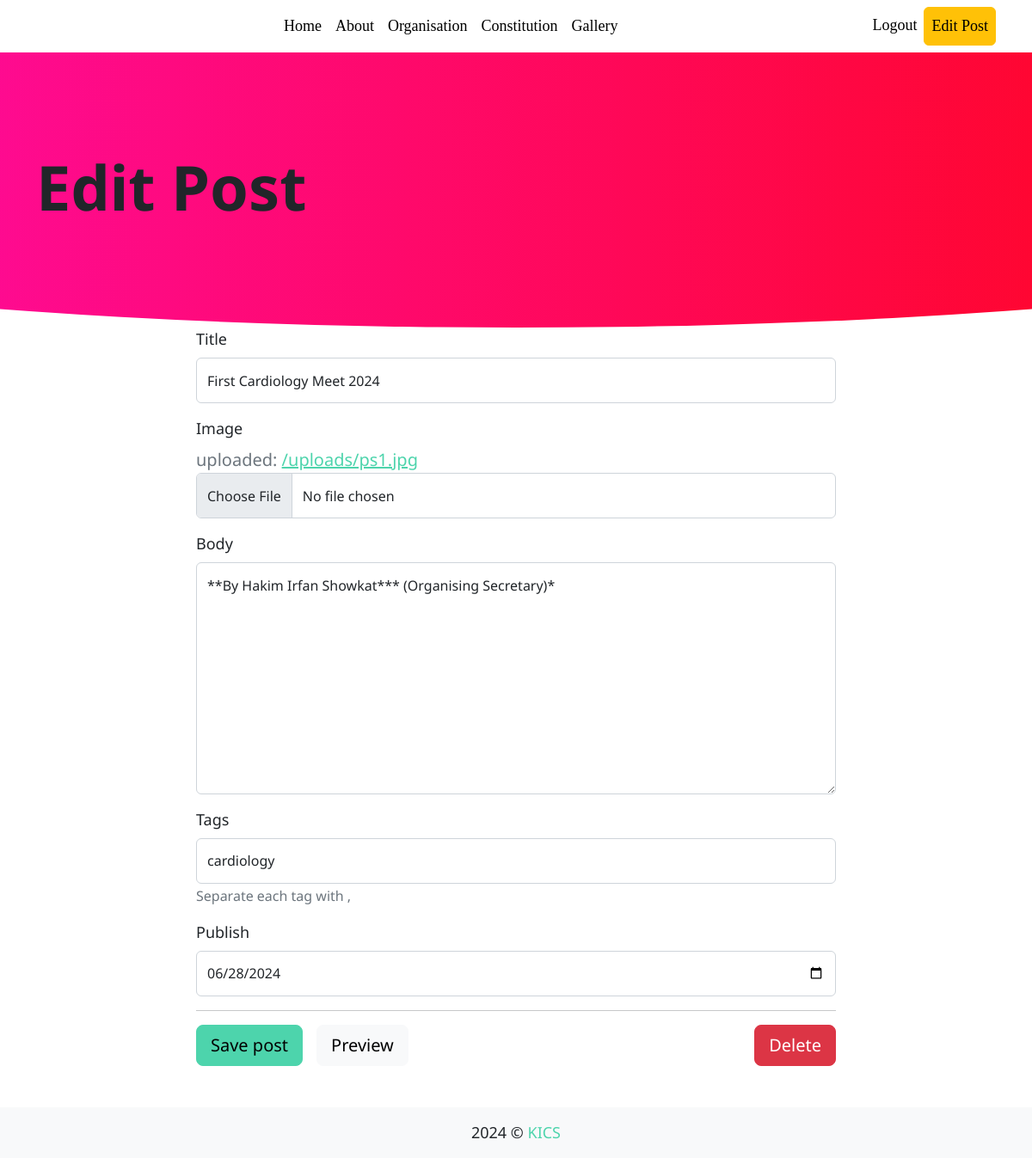
Before: /first-cardiology-meet-2024/edit (signed in) with the older database file.
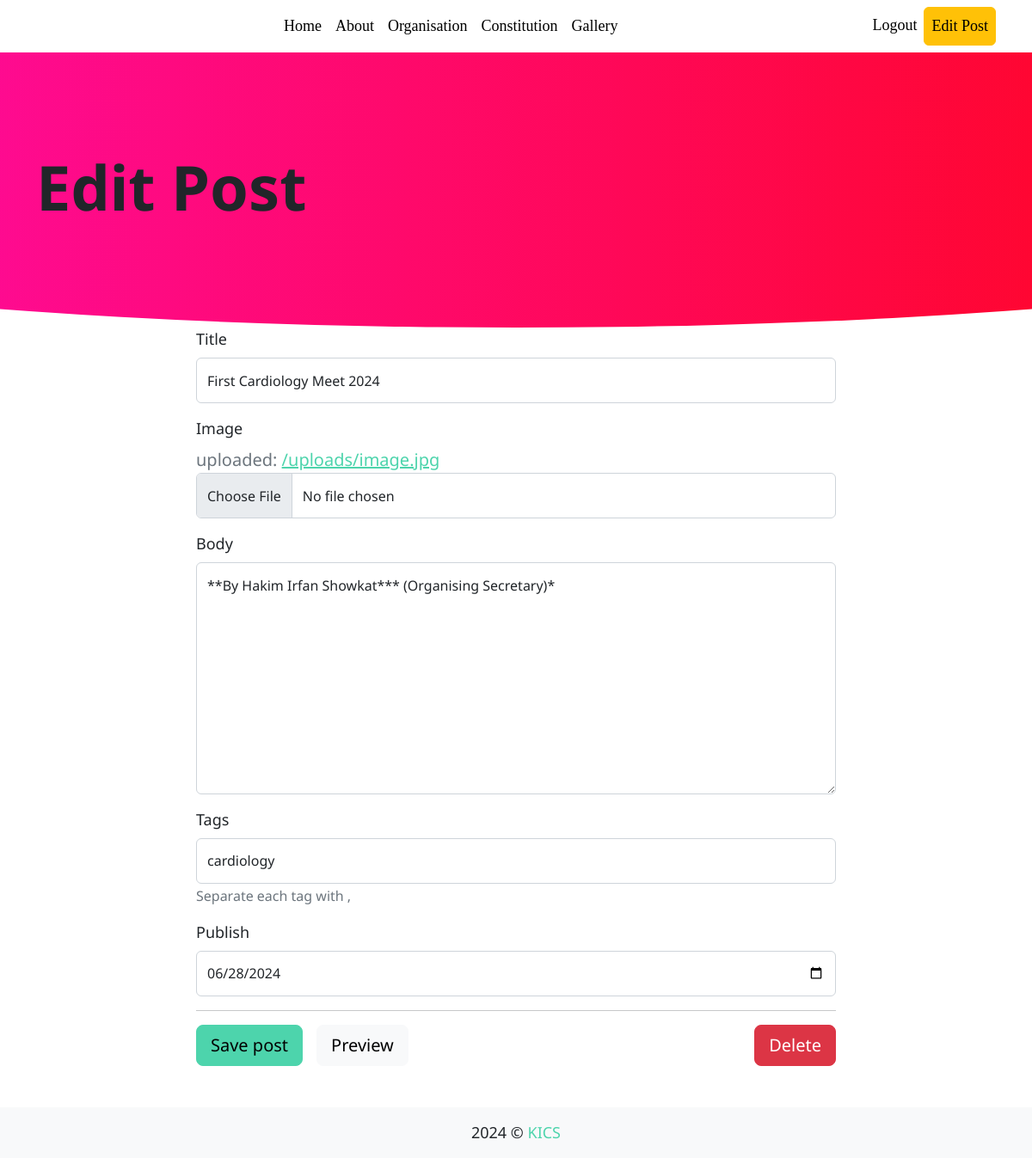
After: the same page with the newer database file.
### tables this page shows
CREATE TABLE posts (
  `id` INTEGER PRIMARY KEY AUTOINCREMENT,
  `title` VARCHAR(255) NOT NULL,
  `image` VARCHAR(255) NOT NULL,
  `slug` VARCHAR(50) UNIQUE NOT NULL,
  `body` TEXT NOT NULL,
  `created` TIMESTAMP NOT NULL DEFAULT CURRENT_TIMESTAMP,
  `publish` DATE NULL,
  `user_id` INTEGER NOT NULL,
  FOREIGN KEY (`user_id`) REFERENCES users (`id`)
);

### app/blog/views.py (the view, shortened to what this page needs)
@bp.route('/<slug>/edit', methods=('GET', 'POST'))
@login_required
def post_edit(slug):
  if not g.user['is_admin']:
    return redirect(url_for('blog.posts'))
  db = get_db()
  post = db.execute("""--sql
  SELECT * FROM posts WHERE slug = ?""", (slug,)).fetchone()
  tags = get_tags(post['id'])
  return render_template('blog/form.html', errors=None, post=post, tags=tags, title='Edit Post')

### app/blog/tags.py (called while the page is built)
def get_tags(post_id):
   db = get_db()
   query = f"""--sql
   SELECT name as tag_name FROM tagged_items INNER JOIN posts ON posts.id = post_id INNER JOIN tags ON tags.id == tag_id WHERE posts.id = %s""" %post_id
   tags = db.execute(query).fetchall()
   return list(map(lambda tag: tag['tag_name'], tags))

### app/db.py (called while the page is built)
def get_db():
    if 'db' not in g:
        g.db = sqlite3.connect(
            database=current_app.config['DATABASE'],
            detect_types=sqlite3.PARSE_DECLTYPES
        )
        g.db.row_factory = sqlite3.Row
    return g.db

def close(e=None):
    db = g.pop('db', None)
    if db is not None:
        db.close()

### app/users/views.py (called while the page is built)
@bp.before_app_request
def load_auth_user():
  user_id = session.get('user_id')
  if user_id is None:
    g.user = None
  else:
    db = get_db()
    user = db.execute("""--sql
    SELECT * FROM users WHERE id = ?""", (user_id,)).fetchone()
    g.user = user

def login_required(view):
  @functools.wraps(view)
  def wrapped_view(**kwargs):
    if g.user is None:
      return redirect(url_for('users.login'))
    return view(**kwargs)
  return wrapped_view

### app/templates/blog/form.html (shortened to what this page needs)
{% extends "layout.html" %}
{% block page_header %}{{ title }}{% endblock page_header %}
{% block content %}
<div class="container">
  <div class="col-md-8 offset-md-2">
    <form id="form" action="" data-preview="{{ url_for('blog.post_preview') }}" method="POST" enctype="multipart/form-data">
      <div class="mb-3">
        <label for="title" class="form-label">Title</label>
        <input type="text" class="form-control {% if errors.title %}is-invalid{% endif %}" name="title" id="title" value="{{ post.title }}">
      </div>
      <div class="mb-3">
        <label for="image" class="form-label">Image</label>
        {% if post.image %}
        <span class="d-block text-muted fs-5">uploaded: <a href="{{ url_for('uploads', filename=post.image) }}">{{ url_for('uploads', filename=post.image) }}</a></span>
        {% endif %}
        <input type="file" class="form-control {% if errors.image %}is-invalid{% endif %}" name="image" id="image" value="{{ post.image }}">
      </div>
      <div class="mb-3">
        <label for="body" class="form-label">Body</label>
        <textarea id="editor" rows="10" class="form-control {% if errors.body %}is-invalid{% endif %}" name="body" id="body">{{ post.body }}</textarea>
      </div>
      <div class="mb-3">
        <label for="tags" class="form-label">Tags</label>
        <input type="text" name="tags" id="tags" class="form-control {% if errors.tags %}is-invalid{% endif %}" value="{{ ','.join(tags) }}">
        <span class="fs-6 text-muted">Separate each tag with ,</span>
      </div>
      <div class="mb-3">
        <label for="publish" class="form-label">Publish</label>
        <input type="date" name="publish" id="publish" class="form-control" value="{{ post.publish }}">
      </div>
      <hr>
      <button id="save" type="submit" class="btn btn-primary btn-lg float-start">Save post</button>
      <button id="preview" class="btn btn-light btn-lg ms-3 float-start">Preview</button>
    </form>
    {% if 'edit' in request.path %}
      <button class="btn btn-danger btn-lg float-end" type="button" class="btn btn-primary" data-bs-toggle="modal" data-bs-target="#exampleModal">Delete</button>
    {% endif %}
    <div class="clearfix"></div>
  </div>
</div>
{% endblock content %}

Changed rows visible on the page:
changed posts "**By Hakim Irfan Showkat*** (Organising Secretary)*": image "/uploads/ps1.jpg" → "/uploads/image.jpg"
